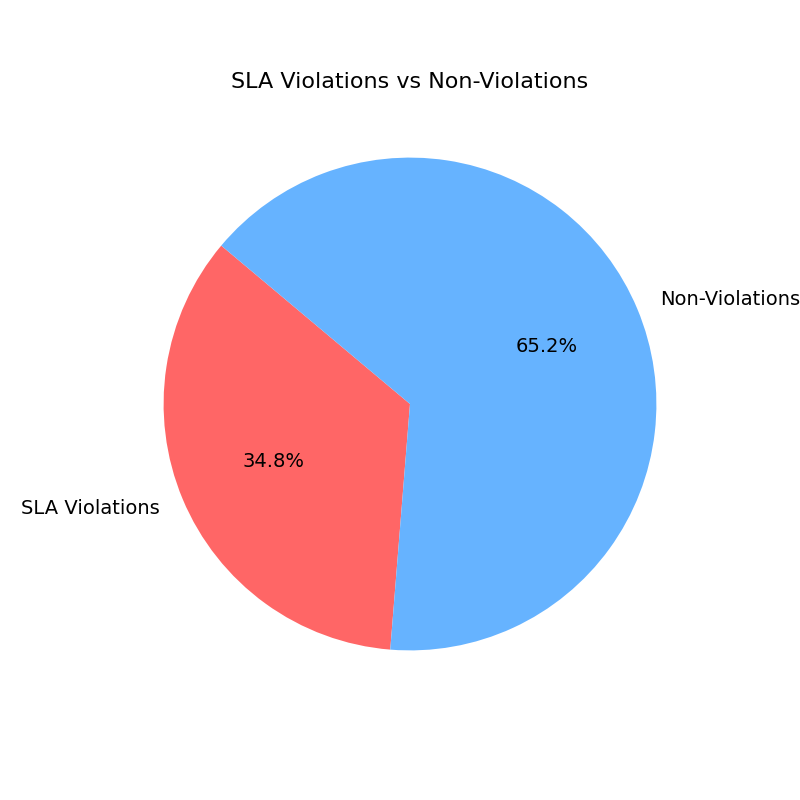

This chart was generated by the following Python code:
import matplotlib.pyplot as plt

# Data
labels = ['SLA Violations', 'Non-Violations']
values = [69668, 130332]

# Colors for the pie chart
colors = ['#ff6666', '#66b3ff']

# Create pie chart
plt.figure(figsize=(8, 8))
plt.pie(values, labels=labels, autopct='%1.1f%%', startangle=140, colors=colors, textprops={'fontsize': 14})
plt.title('SLA Violations vs Non-Violations', fontsize=16)

# Save to PNG
output_path = 'output/sla_violation_pie_chart.png'
plt.savefig(output_path)
plt.close()

# Return the path of the file saved
output_path
